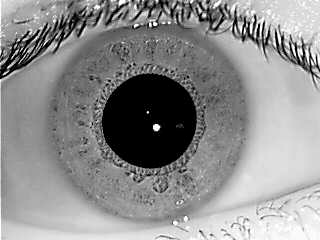
#> input picture dataset/images/001/05_L.bmp, 320 x 240 px, found by its file name
$ python main.py   (older library calls are emulated)
#> lines starting #> are read from the running program, lines starting #| are printed output that depends on the picture; after the words box and inside, x2 and y2 are one past the last pixel; in counts of white or black regions, pixels touching at a corner belong together; long printed decimals are rounded
import numpy as np
import cv2
import math
import polarTransform


def contrast_adaptive(img1):
    clahe = cv2.createCLAHE(clipLimit=2.0, tileGridSize=(8, 8))
    return clahe.apply(img1)


def k_means_seg(img):
    Z = img.reshape((-1, 3))
    # convert to np.float32
    Z = np.float32(Z)
    # define criteria, number of clusters(K) and apply kmeans()
    criteria = (cv2.TERM_CRITERIA_EPS + cv2.TERM_CRITERIA_MAX_ITER, 10, 1.0)
    K = 3
    ret, label, center = cv2.kmeans(Z, K, None, criteria, 10, cv2.KMEANS_RANDOM_CENTERS)
    # Now convert back into uint8, and make original image
    center = np.uint8(center)
    res = center[label.flatten()]
    res2 = res.reshape(img.shape)
    return res2


def shadow_removal(meanshift):
    rgb_planes = cv2.split(meanshift)

    # result_planes = []
    result_norm_planes = []
    for plane in rgb_planes:
        dilated_img = cv2.dilate(plane, np.ones((7, 7), np.uint8))
        bg_img = cv2.medianBlur(dilated_img, 21)
        diff_img = 255 - cv2.absdiff(plane, bg_img)
        norm_img = cv2.normalize(diff_img, None, alpha=0, beta=255, norm_type=cv2.NORM_MINMAX, dtype=cv2.CV_8UC1)
        # result_planes.append(diff_img)
        result_norm_planes.append(norm_img)

    # result = cv2.merge(result_planes)
    return cv2.merge(result_norm_planes)


###################################
# Transform circle
def daugman_normalizaiton(image, height, width, r_in, r_out):       # Daugman归一化，输入为640*480,输出为width*height
    thetas = np.arange(0, 2 * np.pi, 2 * np.pi / width)  # Theta values
    r_out = r_in + r_out
    # Create empty flatten image
    flat = np.zeros((height,width, 3), np.uint8)
    circle_x = int(image.shape[0] / 2)
    circle_y = int(image.shape[1] / 2)

    for i in range(width):
        for j in range(height):
            theta = thetas[i]  # value of theta coordinate
            r_pro = j / height  # value of r coordinate(normalized)

            # get coordinate of boundaries
            Xi = circle_x + r_in * np.cos(theta)
            Yi = circle_y + r_in * np.sin(theta)
            Xo = circle_x + r_out * np.cos(theta)
            Yo = circle_y + r_out * np.sin(theta)

            # the matched cartesian coordinates for the polar coordinates
            Xc = (1 - r_pro) * Xi + r_pro * Xo
            Yc = (1 - r_pro) * Yi + r_pro * Yo

            color = image[int(Xc*.75)][int(Yc*.75)]  # color of the pixel

            flat[j][i] = color
    return flat  # liang

###################################


kern_radius = 5
kernel = np.ones((kern_radius, kern_radius), np.uint8)

path_read = '/media/manuel/HD_MOJEDA/DISCO_DURO/Mixto/Subjects/Image_Analysis/Project/dataset/images/218/'
path_write = '/media/manuel/HD_MOJEDA/DISCO_DURO/Mixto/Subjects/Image_Analysis/Project/Code/Images/'

img_original = cv2.imread(path_read + '05_L.bmp')
#> img_original is the input picture: shape (240, 320, 3); min 0, max 255, mean 141.6
final_image = img_original.copy()
gray_img = cv2.cvtColor(img_original, cv2.COLOR_BGR2GRAY)

######################
# ALEX CODE
closing = cv2.morphologyEx(img_original, cv2.MORPH_CLOSE, kernel, iterations=2)
# cv2.imshow('closing', closing)
#
opening = cv2.morphologyEx(closing, cv2.MORPH_OPEN, kernel, iterations=2)
# cv2.imshow('opening', opening)
#####################

img = cv2.medianBlur(gray_img, 5)
pupil = cv2.HoughCircles(img, cv2.HOUGH_GRADIENT, 1, 100, param1=100, param2=50, minRadius=20, maxRadius=120)
#> pupil = [[148.5, 120.5, 47.8]]
pupil = np.uint16(np.around(pupil))
#> pupil = [[148, 120, 48]]
print(pupil)
#| [[[148 120  48]]]

# Mean shift filtering
mean_shift = cv2.pyrMeanShiftFiltering(img_original, 25, 30)

#######################
# SHADOW REMOVAL
result_norm = shadow_removal(mean_shift)
#> the loop in shadow_removal, `for plane in rgb_planes:` made 3 passes
#> pass 1, in shadow_removal, `diff_img = 255 - cv2.absdiff(plane, bg_img)`:
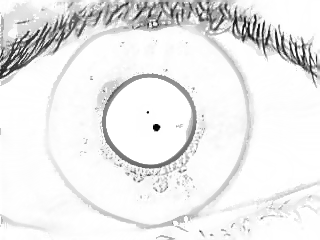
#> diff_img: shape (240, 320); min 5, max 255, mean 235.3
#> after the loop in shadow_removal, `for plane in rgb_planes:`: result_norm_planes = 3 items
# cv2.imshow('result shadow removal w norm', result_norm)
#######################

# cv2.imshow('mean shift filtering', mean_shift)
gray_mean = cv2.cvtColor(mean_shift, cv2.COLOR_BGR2GRAY)

iris = cv2.HoughCircles(gray_mean, cv2.HOUGH_GRADIENT, 1, 400, param1=100, param2=50)
#> iris = [[139.5, 117.5, 110.2]]
iris = np.uint16(np.around(iris))
#> iris = [[140, 118, 110]]
print(iris)
#| [[[140 118 110]]]

for i in iris[0, :]:
    # draw the outer circle
    cv2.circle(img_original, (i[0], i[1]), i[2], (0, 255, 0), 2)
    # draw the center of the circle
    cv2.circle(img_original, (i[0], i[1]), 2, (0, 0, 255), 3)
    area_iris = round(math.pi * i[2] * i[2])

    print(area_iris)
#> this loop made 1 pass
#> (i, area_iris) on pass 1: ([140, 118, 110], 38013)
#| 38013

for i in pupil[0, :]:
    # draw the outer circle
    iris_circle = cv2.circle(img_original, (i[0], i[1]), i[2], (0, 255, 0), 2)
    # draw the center of the circle
    cv2.circle(img_original, (i[0], i[1]), 2, (0, 0, 255), 3)
    area_pupil = round(math.pi * i[2] * i[2])
    print(area_pupil)
#> this loop made 1 pass
#> (i, area_pupil) on pass 1: ([148, 120, 48], 7238)
#| 7238
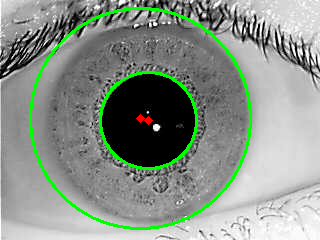
#> img_original: shape (240, 320, 3); mean B, G, R 136.5, 146.4, 136.7

cv2.imshow('detected circles', img_original)

w0, h0, _ = img_original.shape
#> w0 = 240; h0 = 320
x_iris, y_iris, r_iris = iris[0][0]
#> x_iris = 140; y_iris = 118; r_iris = 110
print(x_iris, y_iris, r_iris)
#| 140 118 110
mask = np.zeros((w0, h0), dtype=np.uint8)
cv2.circle(mask, (x_iris, y_iris), r_iris, (255, 255, 255), -1, 8, 0)
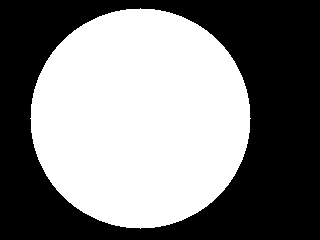
#> mask: shape (240, 320); 49.5% white; 1 white region, box (x1, y1, x2, y2) and area: (30, 8, 251, 229) 37981
out = gray_img * mask
white = 255 - mask
final = out + white
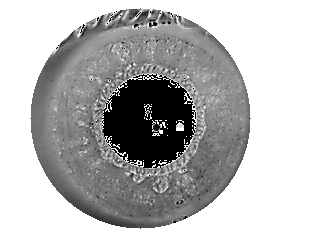
#> final: shape (240, 320); min 0, max 255, mean 183.4

x_pupil, y_pupil, r_pupil = pupil[0][0]
#> x_pupil = 148; y_pupil = 120; r_pupil = 48
print(x_pupil, y_pupil, r_pupil)
#| 148 120 48
mask_iris = np.ones((w0, h0), dtype=np.uint8)
cv2.circle(mask_iris, (x_pupil, y_pupil), r_pupil, (0, 0, 0), -1)
#> mask_iris: shape (240, 320); values 0 (black) and 1 (white), 90.6% white; 1 black region, box (x1, y1, x2, y2) and area: (100, 72, 197, 169) 7213
out = final * mask_iris
white = 255 - mask_iris
final_iris = out + white
cv2.imshow('iris crop', final_iris)

inter_polar = cv2.warpPolar(final_iris, (round(r_iris), round(r_iris * math.pi)), (x_iris, y_iris),
                            r_iris, cv2.WARP_POLAR_LINEAR)

_, th1 = cv2.threshold(inter_polar, 0, 255, cv2.THRESH_BINARY_INV+cv2.THRESH_OTSU)
#> th1: shape (346, 110); 54.6% white; 177 black regions (175 under 20 px), largest, box (x1, y1, x2, y2) and area: (0, 0, 57, 346) 16703, (99, 240, 110, 249) 25
closing = cv2.morphologyEx(th1, cv2.MORPH_CLOSE, (5, 5))
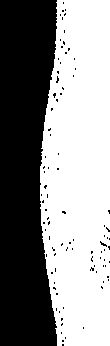
#> closing: shape (346, 110); 55.3% white; 91 black regions (90 under 20 px)
contours, hierarchy = cv2.findContours(closing, cv2.RETR_EXTERNAL, cv2.CHAIN_APPROX_NONE)
#> contours = 1 contour; box (x1, y1, x2, y2) and area: (40, 0, 110, 346) 20960
contour_iris = cv2.drawContours(inter_polar, contours, -1, (0, 255, 0), 1)

w, h = contour_iris.shape
#> w = 346; h = 110
mask_final = np.zeros((w, h), dtype=np.uint8)
cv2.drawContours(mask_final, contours, -1, (255, 255, 255), -1)
#> mask_final: shape (346, 110); 56.1% white; 7 black regions (6 under 20 px), largest, box (x1, y1, x2, y2) and area: (0, 0, 57, 346) 16666
output = inter_polar * mask_final
white_output = 255 - mask_final
final_output = output + white_output
final1_output = cv2.bitwise_and(inter_polar, inter_polar, mask=mask_final)
final1_output = final1_output[:, int(r_pupil/2):]
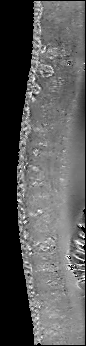
#> final1_output: shape (346, 86); min 0, max 255, mean 89.2
cv2.imshow('final_output', final_output)
cv2.imshow('final1_output', final1_output)

# [7 lines of commented-out code are left out]
print(2 * math.pi * (r_iris - r_pupil))
#| 389.557
print(r_iris - r_pupil)
#| 62
flat = daugman_normalizaiton(final_image, (r_iris - r_pupil), int((2 * math.pi * (r_iris - r_pupil))), r_iris, r_pupil)
#> in daugman_normalizaiton, `r_out = r_in + r_out`: r_out = 158
#> after the loop in daugman_normalizaiton, `for i in range(width):`:
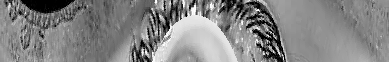
#> flat: shape (62, 389, 3); min 0, max 255, mean 132
cv2.imshow('flat image', flat)
# cv2.imshow('original', img_original)
# cv2.imshow('mean shift', mean_shift)
# cv2.imshow('result shadow removal w/o norm', result)


cv2.waitKey(0)
